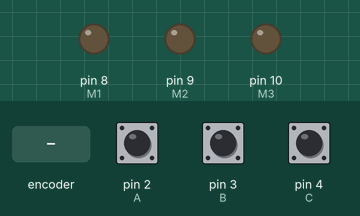
Recording of a sketch running on a simulated Arduino Uno, built with avr-gcc and run on an emulated ATmega328P. Parts: output pins drawn as LEDs (lit = HIGH). Dashed ring = blinking. The inputs (shaded band) are chosen by the test bench; at power-on: pin 4 (C) HIGH, pin 2 (A) HIGH, pin 3 (B) HIGH.

Above: at 0.8 s.
0.9 s: rotary encoder on pin 2 (A) / pin 3 (B) turned 3 steps (first pin leading)
At 1.33 s:
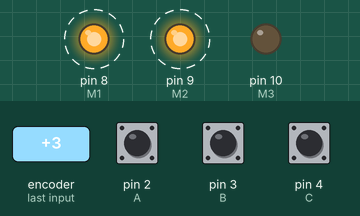
3.0 s: pin 4 (C) pulled LOW for 0.15 s
At 3.07 s:
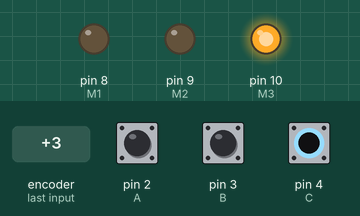
4.6 s: rotary encoder on pin 2 (A) / pin 3 (B) turned 3 steps (first pin leading)
At 5.5 s:
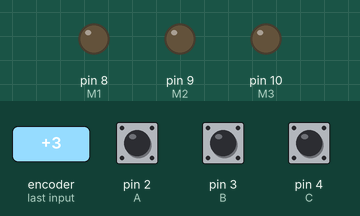
6.7 s: rotary encoder on pin 2 (A) / pin 3 (B) turned 2 steps (second pin leading)
At 8.0 s:
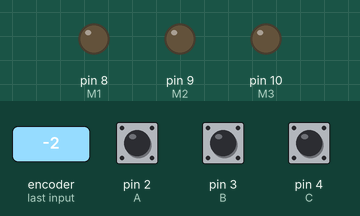
8.6 s: pin 4 (C) pulled LOW for 3.2 s
At 9.1 s:
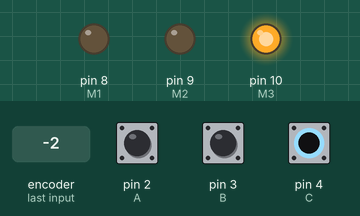
Timing chart, 0 to 13.3 s (numbered marks = the images above; inputs shaded):
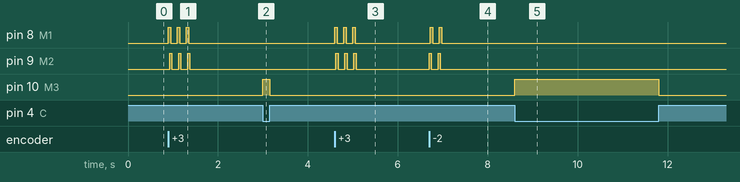

The sketch:

exercicio2.ino
```cpp
#define A PD2
#define B PD3
#define C PD4

#define M1 PB0
#define M2 PB1
#define M3 PB2

int main(void) {
    DDRB |= (1 << M1) | (1 << M2) | (1 << M3);
    DDRD &= ~((1 << A) | (1 << B) | (1 << C));
    PORTD |= (1 << A) | (1 << B) | (1 << C);

    while(1) {

        int ligaM1 = !(PIND & (1 << A));
        int ligaM2 = !(PIND & (1 << B));
        int ligaM3 = !(PIND & (1 << C));

        int potencia = 0;
        if(ligaM1) potencia += 30;
        if(ligaM2) potencia += 50;
        if(ligaM3) potencia += 70;

        int m1On = ligaM1;
        int m2On = ligaM2;
        int m3On = ligaM3;

        if(potencia > 90) {
            if(m1On) {
                potencia -= 30;
                m1On = 0;
            } else if(m2On) {
                potencia -= 50;
                m2On = 0;
            } else if(m3On) {
                potencia -= 70;
                m3On = 0;
            }
        }

        if(potencia > 90) {
            if(m1On) {
                m1On = 0;
            } else if(m2On) {
                m2On = 0;
            } else if(m3On) {
                m3On = 0;
            }
        }

        if(m1On) PORTB |= (1 << M1); else PORTB &= ~(1 << M1);
        if(m2On) PORTB |= (1 << M2); else PORTB &= ~(1 << M2);
        if(m3On) PORTB |= (1 << M3); else PORTB &= ~(1 << M3);
    }

    return 0;
}
```

Measured:
- after the input at 0.9 s, pin 8 (M1), pin 9 (M2): alternates HIGH for 0.05 s and LOW for 0.15 s, 6 changes in all, then stays LOW, starting at once
- after the input at 3.0 s, pin 10 (M3): LOW → HIGH at once, → LOW 0.15 s later
- after the input at 4.6 s, pin 8 (M1), pin 9 (M2): alternates HIGH for 0.05 s and LOW for 0.15 s, 6 changes in all, then stays LOW, starting at once
- after the input at 6.7 s, pin 8 (M1), pin 9 (M2): alternates HIGH for 0.05 s and LOW for 0.15 s, 4 changes in all, then stays LOW, starting at once
- after the input at 8.6 s, pin 10 (M3): LOW → HIGH at once, → LOW 3.2 s later
